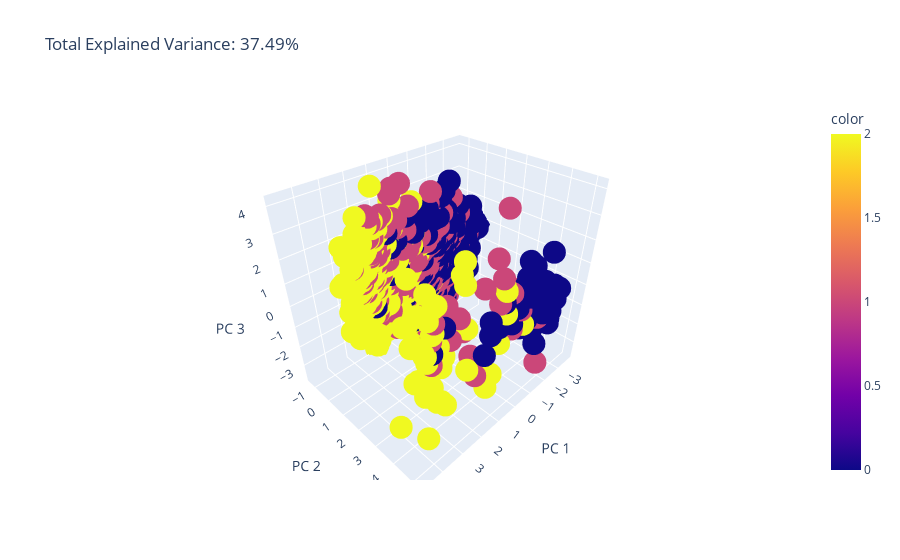

Notebook source saved alongside this figure:
### Code cell
pca = PCA(n_components=3)
components = pca.fit_transform(X_train)

total_var = pca.explained_variance_ratio_.sum() * 100

fig = px.scatter_3d(
    components, x=0, y=1, z=2, color=X_train['cannabis'],
    title=f'Total Explained Variance: {total_var:.2f}%',
    labels={'0': 'PC 1', '1': 'PC 2', '2': 'PC 3'}
)
fig.show()

### Figure 1 — Plotly figure (JSON) as saved in the notebook; plotly's stock layout.template omitted (floating-point values rounded to 4 significant figures; data arrays with more than 128 entries replaced by an {"elided": "..."} marker saying what was removed)
{"data": [{"hovertemplate": "PC 1=%{x}<br>PC 2=%{y}<br>PC 3=%{z}<br>color=%{marker.color}<extra></extra>", "legendgroup": "", "marker": {"color": {"elided": "1308 int values"}, "coloraxis": "coloraxis", "symbol": "circle"}, "mode": "markers", "name": "", "scene": "scene", "showlegend": false, "type": "scatter3d", "x": {"elided": "1308 float values"}, "y": {"elided": "1308 float values"}, "z": {"elided": "1308 float values"}}], "layout": {"coloraxis": {"colorbar": {"title": {"text": "color"}}, "colorscale": [[0, "#0d0887"], [0.1111, "#46039f"], [0.2222, "#7201a8"], [0.3333, "#9c179e"], [0.4444, "#bd3786"], [0.5556, "#d8576b"], [0.6667, "#ed7953"], [0.7778, "#fb9f3a"], [0.8889, "#fdca26"], [1, "#f0f921"]]}, "legend": {"tracegroupgap": 0}, "scene": {"domain": {"x": [0, 1], "y": [0, 1]}, "xaxis": {"title": {"text": "PC 1"}}, "yaxis": {"title": {"text": "PC 2"}}, "zaxis": {"title": {"text": "PC 3"}}}, "title": {"text": "Total Explained Variance: 37.49%"}}}
